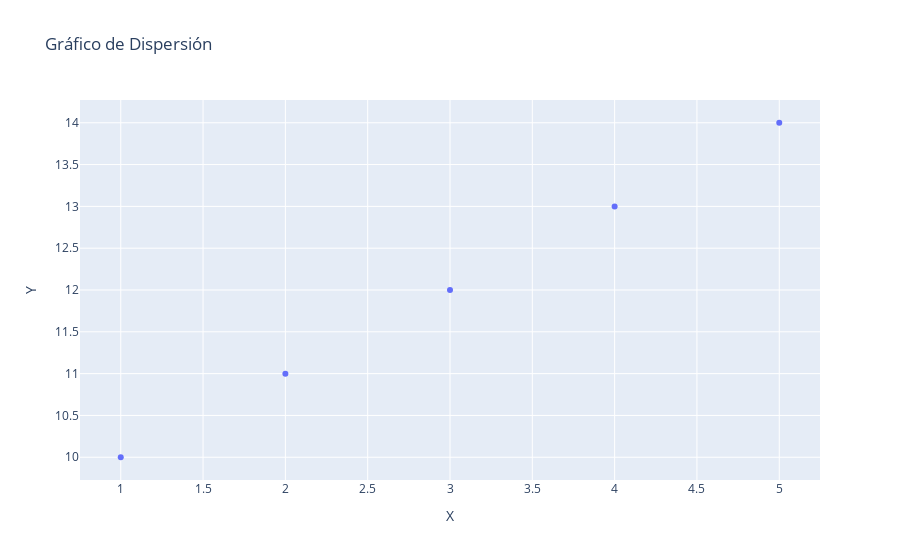

This figure's notebook cell:
### Markdown cell above
### *Aplicando lo aprendido*

En este pequeño ejemplo intentaremos identificar los elementos de un programa vistos hasta el momento

### Code cell
import plotly.express as px
import pandas as pd

# Crear datos de ejemplo
data = {'X': [1, 2, 3, 4, 5],
        'Y': [10, 11, 12, 13, 14]}

# Crear un DataFrame de pandas con los datos
df = pd.DataFrame(data)

# Crear el gráfico de dispersión
fig = px.scatter(df, x='X', y='Y', title='Gráfico de Dispersión')

# Mostrar el gráfico
fig.show()

### Figure 1 — Plotly figure (JSON) as saved in the notebook; plotly's stock layout.template omitted (floating-point values rounded to 4 significant figures)
{"data": [{"hovertemplate": "X=%{x}<br>Y=%{y}<extra></extra>", "legendgroup": "", "marker": {"color": "#636efa", "symbol": "circle"}, "mode": "markers", "name": "", "orientation": "v", "showlegend": false, "type": "scatter", "x": [1, 2, 3, 4, 5], "xaxis": "x", "y": [10, 11, 12, 13, 14], "yaxis": "y"}], "layout": {"legend": {"tracegroupgap": 0}, "title": {"text": "Gráfico de Dispersión"}, "xaxis": {"anchor": "y", "domain": [0, 1], "title": {"text": "X"}}, "yaxis": {"anchor": "x", "domain": [0, 1], "title": {"text": "Y"}}}}
